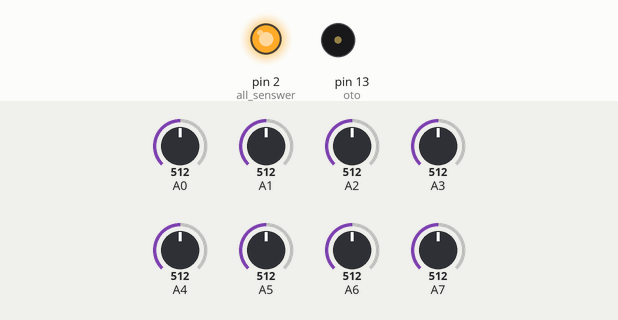
Recording of a sketch running on a simulated Arduino Mega 2560, built with avr-gcc and run on an emulated ATmega2560. Shown: output pins drawn as LEDs (lit = HIGH), buzzer (waves = sounding). The test bench sets the inputs (shaded band); at power-on: A0 = 512, A1 = 512, A2 = 512, A3 = 512, A4 = 512, A5 = 512, A6 = 512, A7 = 512.

Above: at 0.35 s.
Timing chart, 0 to 3.0 s (numbered marks = the images above):
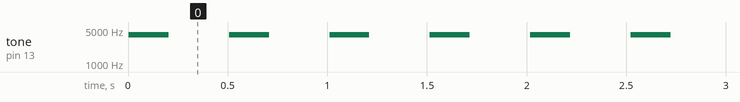

Measured:
- by itself, tone on pin 13 (oto): alternates 4000 Hz for 0.20 s and silent for 0.30 s

The sketch:

syakunetuno_LED.ino
```cpp
const int a_pin_color[] = {0, 1, 2, 3};
const int a_pin_ir[] = {4, 5, 6, 7};
const int all_senswer = 2;
const int oto = 13;

void setup() {

  //Serial.begin(9600);
  Serial1.begin(19200);
  pinMode(oto, OUTPUT);
  pinMode(all_senswer, OUTPUT);
  digitalWrite(all_senswer, HIGH);


}

void loop() {

  int color_angle = get_color_angle();
  int ir_angle = get_ir_angle();


  mota(color_angle, ir_angle);


}
```

color.ino
```cpp
int get_color_angle() {

  int color_answer[4];
  int color_angle;

  color_answer[0] = analogRead(a_pin_color[0]);
  color_answer[1] = analogRead(a_pin_color[1]);
  color_answer[2] = analogRead(a_pin_color[2]);
  color_answer[3] = analogRead(a_pin_color[3]);


  if (color_answer[0] > 50) {
    color_angle = 360;
  } else if (color_answer[1] > 8) {
    color_angle = 90;
  } else if (color_answer[2] > 70) {
    color_angle = 180;
  } else if (color_answer[3] > 50) {
    color_angle = 270;
  } else {
    color_angle = 0;
  }

  Serial.print("color_1:");
  Serial.print(color_answer[0]);
  Serial.print("  color_2:");
  Serial.print(color_answer[1]);
  Serial.print("  color_3:");
  Serial.print(color_answer[2]);
  Serial.print("  color_4:");
  Serial.print(color_answer[3]);
  Serial.print("                 ");
  Serial.print("   color_answer:");
  Serial.println(color_angle);

  return color_angle;
}
```

ir.ino
```cpp
int get_ir_angle() {

  int ir_answer[4];
  int ir_angle;

  ir_answer[0] = analogRead(a_pin_ir[0]);
  ir_answer[1] = analogRead(a_pin_ir[1]);
  ir_answer[2] = analogRead(a_pin_ir[2]);
  ir_answer[3] = analogRead(a_pin_ir[3]);


//最大値と最大IDの取得
  int max_answer;
  int best_id;
  max_answer = max(max_answer, ir_answer[0]);
  max_answer = max(max_answer, ir_answer[1]);
  max_answer = max(max_answer, ir_answer[2]);
  max_answer = max(max_answer, ir_answer[3]);
  if (max_answer == ir_answer[0]) {
    best_id = 0;
  } else if (max_answer == ir_answer[1]) {
    best_id = 1;
  } else if (max_answer == ir_answer[2]) {
    best_id = 2;
  } else if (max_answer == ir_answer[3]) {
    best_id = 3;
  }


  if ((best_id == 0) && (10 < ir_answer[0])) {//前
    ir_angle = 360;
  } else if ((best_id == 1) && (10 < ir_answer[1])) {//左
    ir_angle = 90;
  } else if ((best_id == 2) && (10 < ir_answer[2])) {//後ろ
    ir_angle = 180;
  } else if ((best_id == 3) && (10 < ir_answer[3])) {//右
    ir_angle = 270;
  } else {
    ir_angle = 0;
  }


  Serial.print("ir_1:");
  Serial.print(ir_answer[0]);
  Serial.print("  ir_2:");
  Serial.print(ir_answer[1]);
  Serial.print("  ir_3:");
  Serial.print(ir_answer[2]);
  Serial.print("  ir_4:");
  Serial.print(ir_answer[3]);

  Serial.print("   ir_answer:");
  Serial.println(ir_angle);

  return ir_angle;

}
```

mota.ino
```cpp
void mota(int color_angle, int ir_angle) {
  char mota[100];
  int power = 100;

  if (color_angle != 0) {
    if (color_angle == 180) {
      sprintf(mota, "1R%03d2R%03d3R%03d4R%03d" , power, power, power, power); //前へ
      tone(oto, 4000, 200) ;
      Serial1.println(mota);
      delay(500);
      return;
    } else if (color_angle == 270) {
      sprintf(mota, "1F%03d2R%03d3F%03d4R%03d", power, power, power, power); //左へ
      tone(oto, 4000, 200) ;
      Serial1.println(mota);
      delay(500);
      return;
    } else if (color_angle == 360) {
      sprintf(mota, "1F%03d2F%03d3F%03d4F%03d", power, power, power, power); //後ろへ
      tone(oto, 4000, 200) ;
      Serial1.println(mota);
      delay(500);
      return;
    } else if (color_angle == 90) {
      sprintf(mota, "1R%03d2F%03d3R%03d4F%03d", power, power, power, power); //右へ
      tone(oto, 4000, 200) ;
      Serial1.println(mota);
      delay(500);
      return;
    }
    return;
  }

  if (color_angle == 0) {
    if (ir_angle == 360) {
      sprintf(mota, "1R%03d2R%03d3R%03d4R%03d" , power, power, power, power); //前へ//
    } else if (ir_angle == 90) {
      sprintf(mota, "1F%03d2F%03d3R%03d4R%03d", power, power, power, power);//左回転
    } else if (ir_angle == 180) {
      sprintf(mota, "1F%03d2F%03d3R%03d4R%03d", power, power, power, power);//左回転
    } else if (ir_angle == 270) {
      sprintf(mota, "1R%03d2R%03d3F%03d4F%03d", power, power, power, power);//右回転
    } else {
      sprintf(mota, "");//ストップ
    }
  }

  Serial1.println(mota);

}


//sprintf(mota, "1R%03d2R%03d3R%03d4R%03d" , power, power, power, power); //前へ//
//sprintf(mota, "2R%03d4R%03d", power, power);//左斜め前
//sprintf(mota, "1F%03d2R%03d3F%03d4R%03d", power, power, power, power); //左へ//
//sprintf(mota, "1F%03d3F%03d", power, power);//左斜め後ろ
//sprintf(mota, "1F%03d2F%03d3F%03d4F%03d", power, power, power, power); //後ろへ//
//sprintf(mota, "2F%03d4F%03d", power, power);//右斜め後ろ
//sprintf(mota, "1R%03d2F%03d3R%03d4F%03d", power, power, power, power); //右へ//
//sprintf(mota, "1R%03d3R%03d", power, power);//右斜め前
//sprintf(mota, "1R%03d2R%03d3R%03d4R%03d", 0, 0, 0, 0);//ストップ
//sprintf(mota, "");//ストップ
//sprintf(mota, "1R%03d2R%03d3F%03d4F%03d", power, power, power, power);//右回転
//sprintf(mota, "1F%03d2F%03d3R%03d4R%03d", power, power, power, power);//左回転
```
